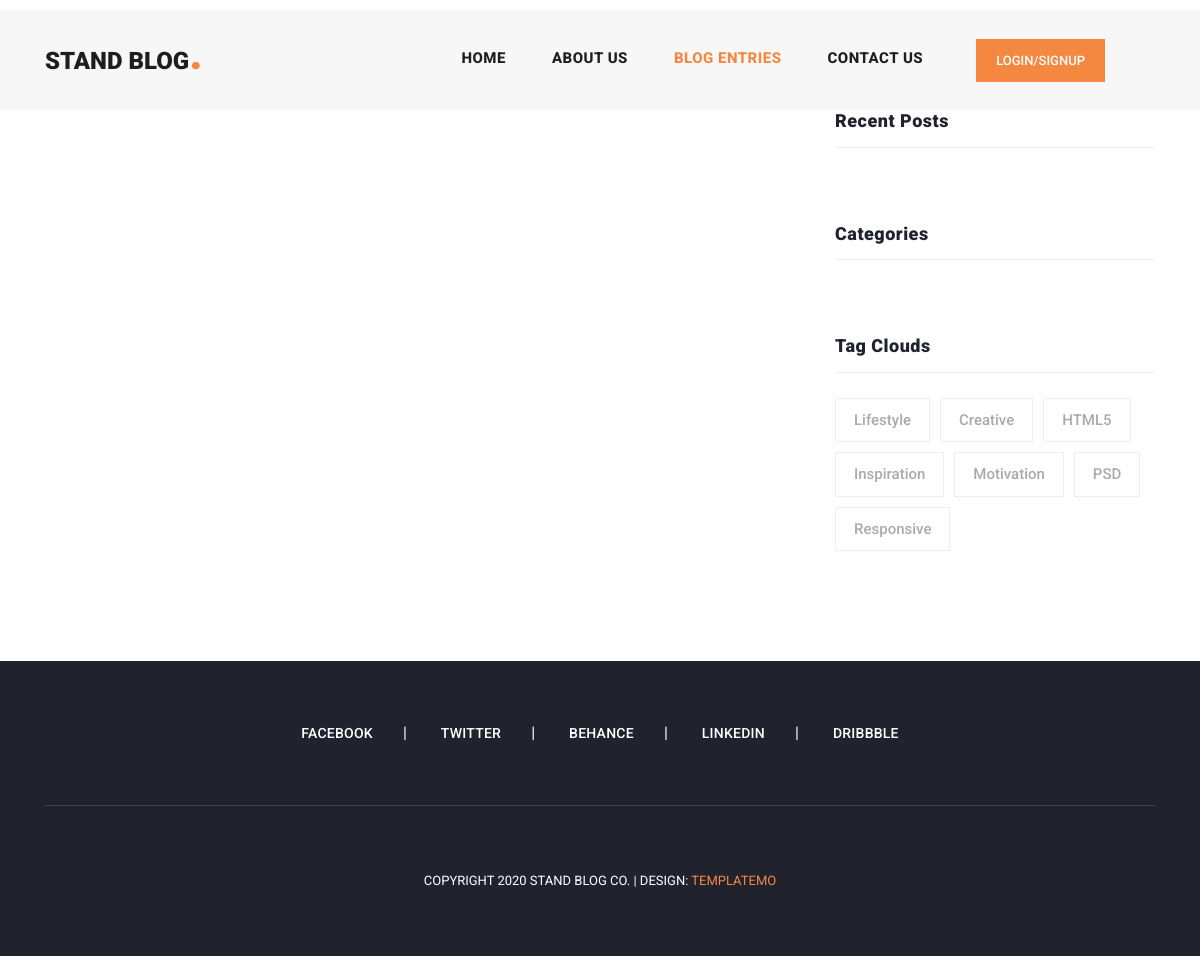
The app's page /articles/list, older data.
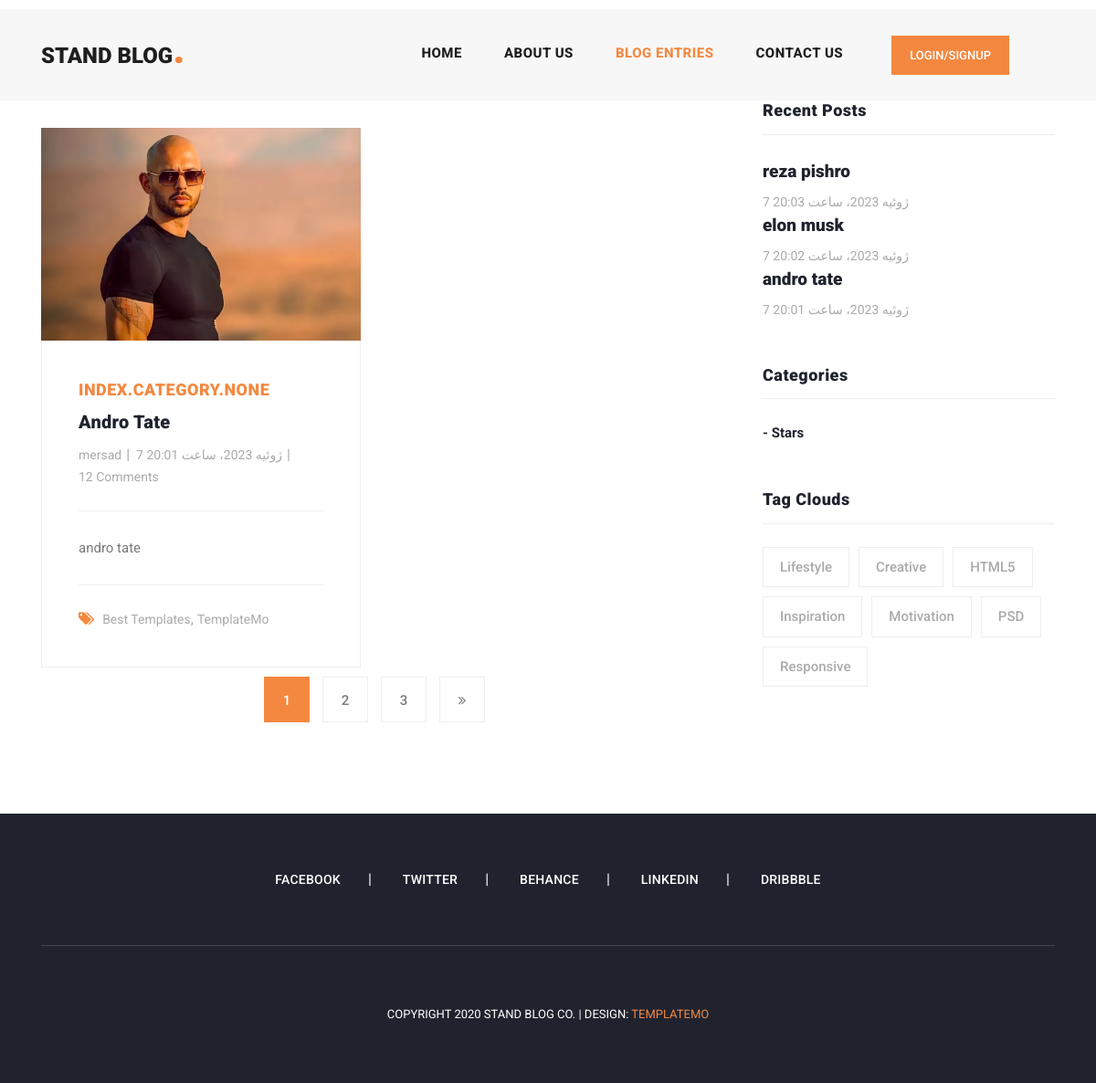
The same page, newer data.
### index/models.py (models this page shows, shortened)
class Article(models.Model):
    author = models.ForeignKey(User, on_delete=models.CASCADE)
    category = models.ManyToManyField(Category)
    title = models.CharField(max_length=50)
    descr = models.TextField()
    image = models.ImageField(upload_to='index/images', blank=True, null=True)
    time_created = models.DateTimeField(auto_now_add=True)
    star = models.BooleanField()
    slug = models.SlugField(null=True, blank=True, unique=True)
    class Meta:
        verbose_name = "مطلب"
        verbose_name_plural = "مطالب"

class Category(models.Model):
    subcategory = models.CharField(max_length=20)

### Blog/views.py (the view)
# urls.py: path('list', views.articles_page, name="articles_page"),
def articles_page(request):
    articles = Article.objects.all()
    paginator = Paginator(articles, 1)
    page_number = request.GET.get('page')
    objects_list = paginator.get_page(page_number)
    return render(request, 'index/atricles_list.html', context={'articles': objects_list})

### context_processors/context_processors.py (called while the page is built)
def recent_articles(request):
    recent_articles = Article.objects.order_by('-time_created')
    return {"recent_articles": recent_articles}

def categories(request):
    categories = Category.objects.all()
    return {'categories': categories}

### index/templates/index/atricles_list.html (shortened to what the changed rows need)
{% extends 'base.html' %}
{% load static %}
{% block content %}
    <section class="blog-posts grid-system">
        <div class="container">
            <div class="row">
                <div class="col-lg-8">
                    <div class="all-blog-posts">
                        <div class="row">
                            {% for article in articles %}
                                <div style="margin-top: 130px" class="col-lg-6">
                                    <div class="blog-post">
                                        <div class="blog-thumb">
                                            <img src="{{ article.image.url }}" alt="">
                                        </div>
                                        <div class="down-content">
                                            <span>{{ article.category }}</span>
                                            <a href="post-details.html"><h4>{{ article.title }}</h4></a>
                                            <ul class="post-info">
                                                <li><a href="#">{{ article.author }}</a></li>
                                                <li><a href="#">{{ article.time_created }}</a></li>
                                                <li><a href="#">12 Comments</a></li>
                                            </ul>
                                            <p>{{ article.descr }}</p>
                                            <div class="post-options">
                                                <div class="row">
                                                    <div class="col-lg-12">
                                                        <ul class="post-tags">
                                                            <li><i class="fa fa-tags"></i></li>
                                                            <li><a href="#">Best Templates</a>,</li>
                                                            <li><a href="#">TemplateMo</a></li>
                                                        </ul>
                                                    </div>
                                                </div>
                                            </div>
                                        </div>
                                    </div>
                                </div>
                            {% endfor %}
                            <div class="col-lg-12">
                                {% if articles.has_other_pages %}
                                    <ul class="page-numbers">
                                        {% for i in articles.paginator.page_range %}
                                            {% if articles.number == i %}
                                                <li class="active"><a>{{ i }}</a></li>
                                            {% else %}
                                                <li><a href="?page={{ i }}{% if request.GET.q %}&q={{ request.GET.q }}{% endif %}">{{ i }}</a></li>
                                            {% endif %}
                                        {% endfor %}
                                        {% if articles.has_next %}
                                            <li><a href="?page={{ articles.next_page_number }}{% if request.GET.q %}&q={{ request.GET.q }}{% endif %}"><i
                                                    class="fa fa-angle-double-right"></i></a></li>
                                        {% endif %}
                                    </ul>
                                {% endif %}
                            </div>
                        </div>
                    </div>
                </div>
                <div class="col-lg-4">
                    <div class="sidebar">
                        <div class="row">
                            {% include "includes/sidebar.html" %}
                            {% include 'includes/categories.html' %}
                            <div class="col-lg-12">
                                <div class="sidebar-item tags">
                                    <div class="sidebar-heading">
                                        <h2>Tag Clouds</h2>
                                    </div>
                                </div>
                            </div>
                        </div>
                    </div>
                </div>
            </div>
        </div>
    </section>
{% endblock %}

### templates/includes/sidebar.html
<div class="col-lg-12">
    <div class="sidebar-item recent-posts">
        <div class="sidebar-heading">
            <h2>Recent Posts</h2>
        </div>
        <div class="content">
            {% for article in recent_articles %}
                <ul>
                    <li><a href="post-details.html">
                        <h5>{{ article.title }}</h5>
                        <span>{{ article.time_created }}</span>
                    </a></li>
                </ul>
            {% endfor %}
        </div>
    </div>
</div>

### templates/includes/categories.html
<div class="col-lg-12">
    <div class="sidebar-item categories">
        <div class="sidebar-heading">
            <h2>Categories</h2>
        </div>
        <div class="content">
            <ul>
                {% for category in categories %}
                <li><a href="{% url "Blog:category_articles" category.id %}">- {{ category.subcategory }}</a></li>
                {% endfor %}
            </ul>
        </div>
    </div>
</div>

Row changes from the older to the newer data that the page shows:
added Article: image (picture), category "INDEX.CATEGORY.NONE", title "Andro Tate", author "mersad", time_created "7 ژوئیه 2023، ساعت 20:01", descr "andro tate", title "andro tate"
added Article: title "reza pishro", time_created "7 ژوئیه 2023، ساعت 20:03", shown under "Recent Posts"
added Article: title "elon musk", time_created "7 ژوئیه 2023، ساعت 20:02", shown under "Recent Posts"
added Category: subcategory "Stars"
Text that changed along with them:
new list line: "1"
new list line: "2"
new list line: "3"
